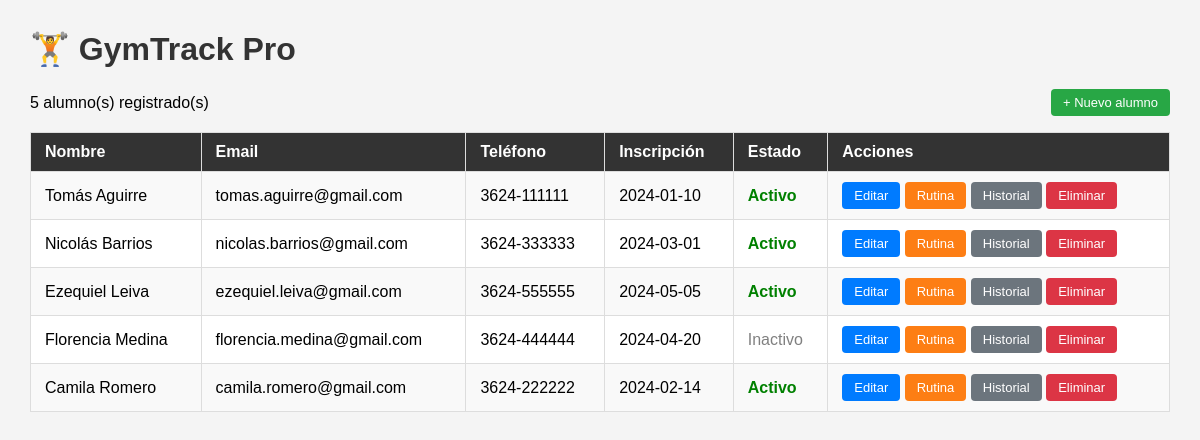
The page / on the database its author committed.
### tables this page shows
CREATE TABLE `alumno` (
  `id_alumno`         int(11)      NOT NULL AUTO_INCREMENT,
  `nombre`            varchar(100) NOT NULL,
  `apellido`          varchar(100) NOT NULL,
  `email`             varchar(150) NOT NULL,
  `fecha_nacimiento`  date         DEFAULT NULL,
  `telefono`          varchar(50)  DEFAULT NULL,
  `perfil_fisico`     longtext DEFAULT NULL CHECK (json_valid(`perfil_fisico`)),
  `fecha_inscripcion` date         DEFAULT NULL,
  `estado`            enum('activo','inactivo','suspendido') DEFAULT 'activo',
  PRIMARY KEY (`id_alumno`),
  UNIQUE KEY `email` (`email`)
);

### index.php (the view, shortened to what this page needs)
<?php
require 'db.php';
$alumnos = $conn->query("SELECT * FROM alumno ORDER BY apellido, nombre");
?>
<!DOCTYPE html>
<html lang="es">
<head>
</head>
<body>
<h1>🏋️ GymTrack Pro</h1>
<div class="top-bar">
    <span><?= $alumnos->num_rows ?> alumno(s) registrado(s)</span>
    <a href="alumno_form.php" class="btn btn-green">+ Nuevo alumno</a>
</div>
<table>
    <tr>
        <th>Nombre</th>
        <th>Email</th>
        <th>Teléfono</th>
        <th>Inscripción</th>
        <th>Estado</th>
        <th>Acciones</th>
    </tr>
    <?php while ($a = $alumnos->fetch_assoc()): ?>
    <tr>
        <td><?= htmlspecialchars($a['nombre'] . ' ' . $a['apellido']) ?></td>
        <td><?= htmlspecialchars($a['email']) ?></td>
        <td><?= htmlspecialchars($a['telefono'] ?? '-') ?></td>
        <td><?= $a['fecha_inscripcion'] ?></td>
        <td><span class="badge-<?= $a['estado'] ?>"><?= ucfirst($a['estado']) ?></span></td>
        <td>
            <a href="alumno_form.php?id=<?= $a['id_alumno'] ?>" class="btn btn-blue">Editar</a>
            <a href="rutina_form.php?id_alumno=<?= $a['id_alumno'] ?>" class="btn btn-orange">Rutina</a>
            <a href="historial.php?id_alumno=<?= $a['id_alumno'] ?>" class="btn btn-gray">Historial</a>
            <a href="alumno_delete.php?id=<?= $a['id_alumno'] ?>"
               class="btn btn-red"
               onclick="return confirm('¿Eliminar a <?= htmlspecialchars($a['nombre']) ?>?')">Eliminar</a>
        </td>
    </tr>
    <?php endwhile; ?>
</table>
</body>
</html>

### index.php (style rules this page uses)
body { font-family: Arial, sans-serif; margin: 30px; background: #f4f4f4; }
h1 { color: #333; }
table { width: 100%; border-collapse: collapse; background: #fff; }
th, td { padding: 10px 14px; border: 1px solid #ddd; text-align: left; }
th { background: #333; color: #fff; }
tr:nth-child(even) { background: #f9f9f9; }
a { color: #0066cc; text-decoration: none; }
.btn { display: inline-block; padding: 6px 12px; border-radius: 4px; font-size: 13px; }
.btn-green { background: #28a745; color: #fff; }
.btn-blue { background: #007bff; color: #fff; }
.btn-orange { background: #fd7e14; color: #fff; }
.btn-red { background: #dc3545; color: #fff; }
.btn-gray { background: #6c757d; color: #fff; }
.badge-activo { color: green; font-weight: bold; }
.badge-inactivo { color: gray; }
.top-bar { display: flex; justify-content: space-between; align-items: center; margin-bottom: 16px; }

### rows shown on the page
alumno: nombre+apellido "Tomás Aguirre", email "tomas.aguirre@gmail.com", telefono "3624-111111", fecha_inscripcion "2024-01-10", estado "Activo"
alumno: nombre+apellido "Nicolás Barrios", email "nicolas.barrios@gmail.com", telefono "3624-333333", fecha_inscripcion "2024-03-01", estado "Activo"
alumno: nombre+apellido "Ezequiel Leiva", email "ezequiel.leiva@gmail.com", telefono "3624-555555", fecha_inscripcion "2024-05-05", estado "Activo"
alumno: nombre+apellido "Florencia Medina", email "florencia.medina@gmail.com", telefono "3624-444444", fecha_inscripcion "2024-04-20", estado "Inactivo"
alumno: nombre+apellido "Camila Romero", email "camila.romero@gmail.com", telefono "3624-222222", fecha_inscripcion "2024-02-14", estado "Activo"

### other values the page prints
$alumnos->num_rows "5"
